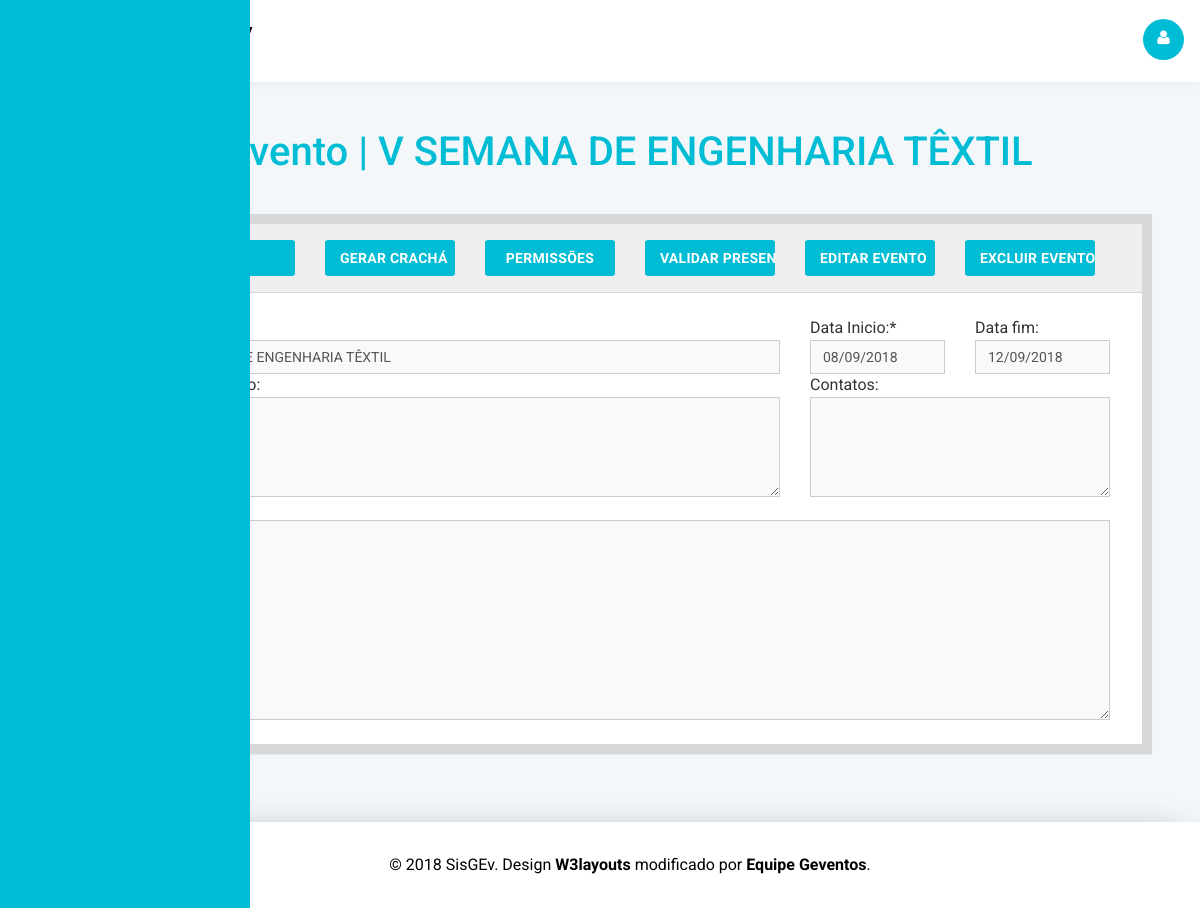
Page /eventodetalhes.php?id_evento=3 (signed in) on the committed database.
### tables this page shows
CREATE TABLE `evento`(
  `id_evento` int(10) auto_increment,
  `nome` varchar(50) not null,
  `data_ini` date not null,
  `data_fim` date not null,
  `sobre` text,
  `programacao` text,
  `contatos` text,
  `banner` text,
  `logo` text,
  `url` text,
  primary key (`id_evento`)
)CHARACTER SET utf8;

### classes/Conexao.php (called while the page is built, shortened)
<?php
class Conexao{
    private static $instance = null;
    private $banco;
    private function __construct()
    {
        $host = "localhost";
        $user = "root";
        $pswd = "";
        $db = "sisgev";
        try {
            $this->banco = mysqli_connect($host, $user, $pswd, $db);
            $this->banco->set_charset('utf8');
        } catch (Exception $e) {
            die("Erro na conexão com MySQL! " . $e->getMessage());
        }
    }
    static function getInstance()
    {
        if (self::$instance == NULL)
            self::$instance = new Conexao();
        return self::$instance;
    }
    public function getBanco()
    {
        return $this->banco;
    }
}

### classes/DAOEvento.php (called while the page is built, shortened)
<?php
require_once("classes/Conexao.php");
class DAOEvento {
    private $conexao;
    function __construct() {
        $this->conexao = Conexao::getInstance();
    }
    public function exibir($idevento){
        $consulta = "SELECT * FROM evento WHERE id_evento = $idevento limit 1";
        $con = mysqli_query($this->conexao->getBanco(), $consulta);
        $linha = mysqli_fetch_assoc($con);
        return $linha;
    }
}

### eventodetalhes.php (the view, shortened to what this page needs)
<?php
	if(!empty($_SESSION['id_usuario'])){
		require_once("classes/DAOEvento.php");
		$id_evento = $_GET['id_evento'];
		$linha = (new DAOEvento())->Exibir($id_evento);
	}else{
		header("Location: login.php");
	}
?>
<!DOCTYPE html>
<head>
	<?php
	include("links.php");
	?>
</head>
<body class="dashboard-page">
	<?php
	include("menu.php");
	include("topo.php");
	?>
	<div class="main-grid">
		<div class="agile-grids">
			<div class="grids">
				<div class="progressbar-heading grids-heading">
					<h2>Evento | <?php echo $linha['nome']?></h2>
				</div>
			</div>
			<div class="panel panel-widget forms-panel">
				<div class="form-title">
					<div class="row">
						<div class="col-sm-12">
							<div class="col-md-2">
							</div>
							<div class="col-md-2">
								<form action="">
									<input onclick="window.location='gerarcracha.php?id_evento=<?php echo $id_evento?>';" type="button" class="btn btn-primary btn-block" value="Gerar Crachá">
								</form>
							</div>
							<div class="col-md-2">
								<form action="permissoes.php">
									<button type="submit" class="btn btn-primary btn-block" title="Gerenciar Permissões."><i class=""></i> Permissões</button>
									</form>
							</div>
							<div class="col-md-2">
								<input onclick="window.location='validarpresenca.php?id_evento=<?php echo $id_evento?>';" type="button" class="btn btn-primary btn-block" value="Validar Presença">
							</div>
							<div class="col-md-2">
								<input onclick="window.location='editarevento.php?id_evento=<?php echo $id_evento?>';" type="button" class="btn btn-primary btn-block" value="Editar Evento">
							</div>
							<div class="col-md-2">
								<input onclick="window.location='deletar-evento.php?id_evento=<?php echo $id_evento?>';" type="button" class="btn btn-primary btn-block" value="Excluir Evento">
							</div>
						</div>
					</div>
				</div>
				<div class="forms">
					<div class="inline-form widget-shadow">
						<div class="form-body">
							<form action="#" method="post">
								<div class="row">
									<div class="col-sm-8">
										<label for="nomeevento">
										</label>
										<input type="text" name="nomeevento" class="form-control" id="nomeevento" value="<?php echo $linha['nome']?>" disabled>
									</div>
									<div class="col-sm-2">
										<label for="datainicio">
											Data Inicio:*
										</label>
										<input type="text" name="datainicio" class="form-control" id="datainicio" value="<?php echo date ("d/m/Y", strtotime($linha['data_ini']));?>" disabled>
									</div>
									<div class="col-sm-2">
										<label for="datafim">
											Data fim:
										</label>
										<input type="test" name="datafim" class="form-control" id="datafim" value="<?php echo date ("d/m/Y", strtotime($linha['data_fim']));?>" disabled>
									</div>
								</div>
								<div class="row">
									<div class="col-sm-8">
										<label for="sobreevento">
										</label>
										<textarea class="form-control" name = "sobre" id="sobreevento" disabled><?php echo $linha['sobre'];?></textarea>
									</div>
									<div class="col-sm-4">
										<label for="contatos">
											Contatos:
										</label>
										<textarea class="form-control" name="contatos" id="contatos" disabled><?php echo $linha['contatos'];?></textarea>
									</div>
								</div>
								<div class="row">
									<div class="col-sm-12">
										<label for="programacao">
										</label>
										<textarea class="form-control" id="programacao" name="programacao" disabled><?php echo $linha['programacao'];?></textarea>
									</div>
								</div>
							</form>
						</div>
					</div>
				</div>
			</div>
		</div>
	</div>
	<?php
	include("rodape.php");
	?>
</section>
</body>
</html>

### css/meustyle.css (style rules this page uses)
#sobreevento { height: 100px; }
#contatos { height: 100px; }
#programacao { height: 200px; }

### rows in the picture
evento: nome "V SEMANA DE ENGENHARIA TÊXTIL", nomeevento "V SEMANA DE ENGENHARIA TÊXTIL", datainicio "08/09/2018", datafim "12/09/2018"
